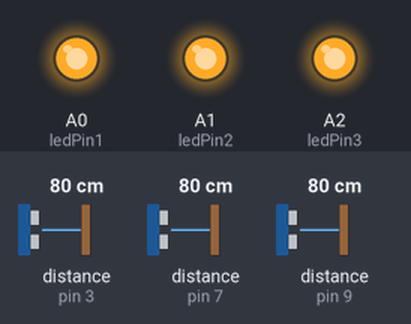
Bench run of a sketch on a simulated Arduino Uno, built with avr-gcc and run on an emulated ATmega328P. On the bench: output pins drawn as LEDs (lit = HIGH). Wiring (inferred from the names in the program): 3 × ultrasonic range finder: trigger pin 2, echo pin 3 / trigger pin 6, echo pin 7 / trigger pin 8, echo pin 9. The test bench sets the inputs (shaded band); at power-on: distance to the obstacle (sensors on pin 3, pin 7, pin 9) 80 cm. The echo pulse lasts 58.3 µs per cm; pins used as bus, display or sensor lines are not drawn; what the sketch prints to the serial monitor is not drawn.

Above: at 1.2 s.
1.3 s: distance to the obstacle (sensor on pin 3) set to 2 cm
Timing chart, 0 to 4.3 s (numbered marks = the images above; inputs shaded):
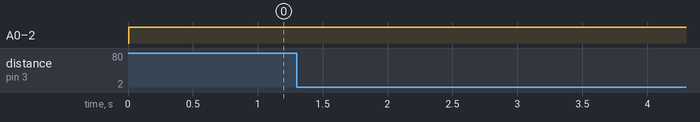

The sketch:

OpenMouse2.ino
```cpp
#include <SoftwareSerial.h>
const byte trigPin1=2; //Output pin to trigger ultra sound
const byte echoPin1=3; //Input pin to receive echo pulse
const byte trigPin2=6; //Output pin to trigger ultra sound
const byte echoPin2=7; //Input pin to receive echo pulse
const byte trigPin3=8; //Output pin to trigger ultra sound
const byte echoPin3=9; //Input pin to receive echo pulse
const byte ledPin1=A0;
const byte ledPin2=A1;
const byte ledPin3=A2;
bool LED1=false, LED2=false, LED3=false;

SoftwareSerial BT(A3, A4); // 接收腳, 傳送腳
SoftwareSerial BT2(4, 5); // 接收腳, 傳送腳
char val;

void setup() {
  // put your setup code here, to run once:
  pinMode(2, OUTPUT);
  pinMode(6, OUTPUT);
  pinMode(8, OUTPUT);
  pinMode(ledPin1, OUTPUT);
  pinMode(ledPin2, OUTPUT);
  pinMode(ledPin3, OUTPUT);
  Serial.begin(9600);
}

void loop() {
  if(LED1==false){
    BT.begin(9600);
  }
  if (BT.available()) {
    val = BT.read();
    Serial.print(val);
    LED1 = true;
  }
  // put your main code here, to run repeatedly:
  unsigned long d1=ping1()/58; //calculate distance
  Serial.print("d1:");
  Serial.println(d1);
  if(d1>10 && d1 < 3000){
    digitalWrite(ledPin1, HIGH);
    LED1=true;
    }
  unsigned long d2=ping2()/58; //calculate distance
  Serial.print("d2:");
  Serial.println(d2);
  if(d2>10 && d2 < 3000 && LED1){
    digitalWrite(ledPin2, HIGH);
    LED2=true;
    }
  unsigned long d3=ping3()/58; //calculate distance
  Serial.print("d3:");
  Serial.println(d3);
  if(d3>10 && d3 < 3000 && LED1 && LED2){
    digitalWrite(ledPin3, HIGH);
    LED3=true;
    }

  if(LED1 && LED2 && LED3){
    BT.begin(9600);
    BT.print("all HIGH");
    }

}

  unsigned long ping1() { //send 10us pulse to HC-SR04 trigger pin
  digitalWrite(trigPin1, HIGH);
  delayMicroseconds(10);  //sustain at least 10us HIGH pulse
  digitalWrite(trigPin1, LOW);
  return pulseIn(echoPin1, HIGH);
  }

  unsigned long ping2() { //send 10us pulse to HC-SR04 trigger pin
  digitalWrite(trigPin2, HIGH);
  delayMicroseconds(10);  //sustain at least 10us HIGH pulse
  digitalWrite(trigPin2, LOW);
  return pulseIn(echoPin2, HIGH);
  }

  unsigned long ping3() { //send 10us pulse to HC-SR04 trigger pin
  digitalWrite(trigPin3, HIGH);
  delayMicroseconds(10);  //sustain at least 10us HIGH pulse
  digitalWrite(trigPin3, LOW);
  return pulseIn(echoPin3, HIGH);
  }
```

Measured:
- after the input at 1.3 s, every drawn part: stays the same
